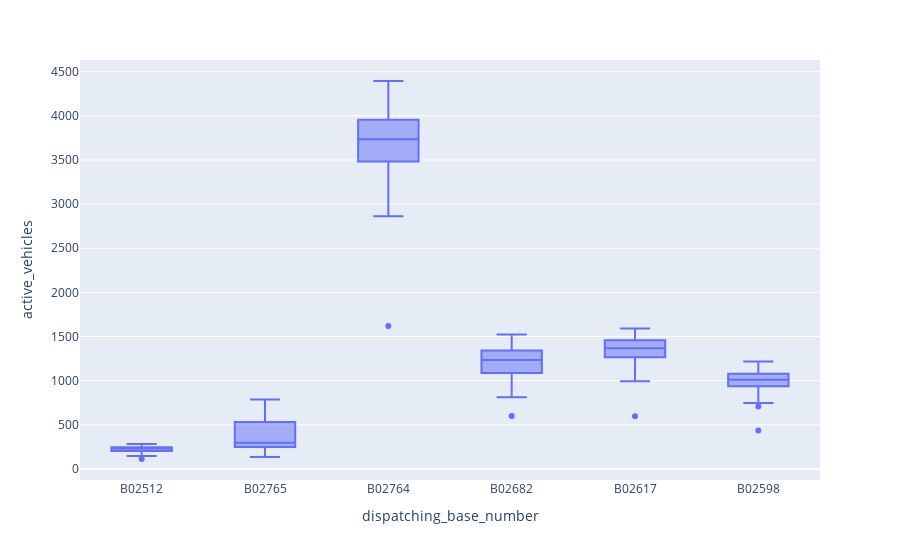

Source (notebook cell):
### Code cell
px.box(x='dispatching_base_number', y = 'active_vehicles', data_frame = uber_foil)

### Figure 1 — Plotly figure (JSON) as saved in the notebook; plotly's stock layout.template omitted (floating-point values rounded to 4 significant figures; data arrays with more than 128 entries replaced by an {"elided": "..."} marker saying what was removed)
{"data": [{"alignmentgroup": "True", "hovertemplate": "dispatching_base_number=%{x}<br>active_vehicles=%{y}<extra></extra>", "legendgroup": "", "marker": {"color": "#636efa"}, "name": "", "notched": false, "offsetgroup": "", "orientation": "v", "showlegend": false, "type": "box", "x": {"elided": "354 str values"}, "x0": " ", "xaxis": "x", "y": {"elided": "354 int values"}, "y0": " ", "yaxis": "y"}], "layout": {"boxmode": "group", "legend": {"tracegroupgap": 0}, "margin": {"t": 60}, "xaxis": {"anchor": "y", "domain": [0, 1], "title": {"text": "dispatching_base_number"}}, "yaxis": {"anchor": "x", "domain": [0, 1], "title": {"text": "active_vehicles"}}}}
